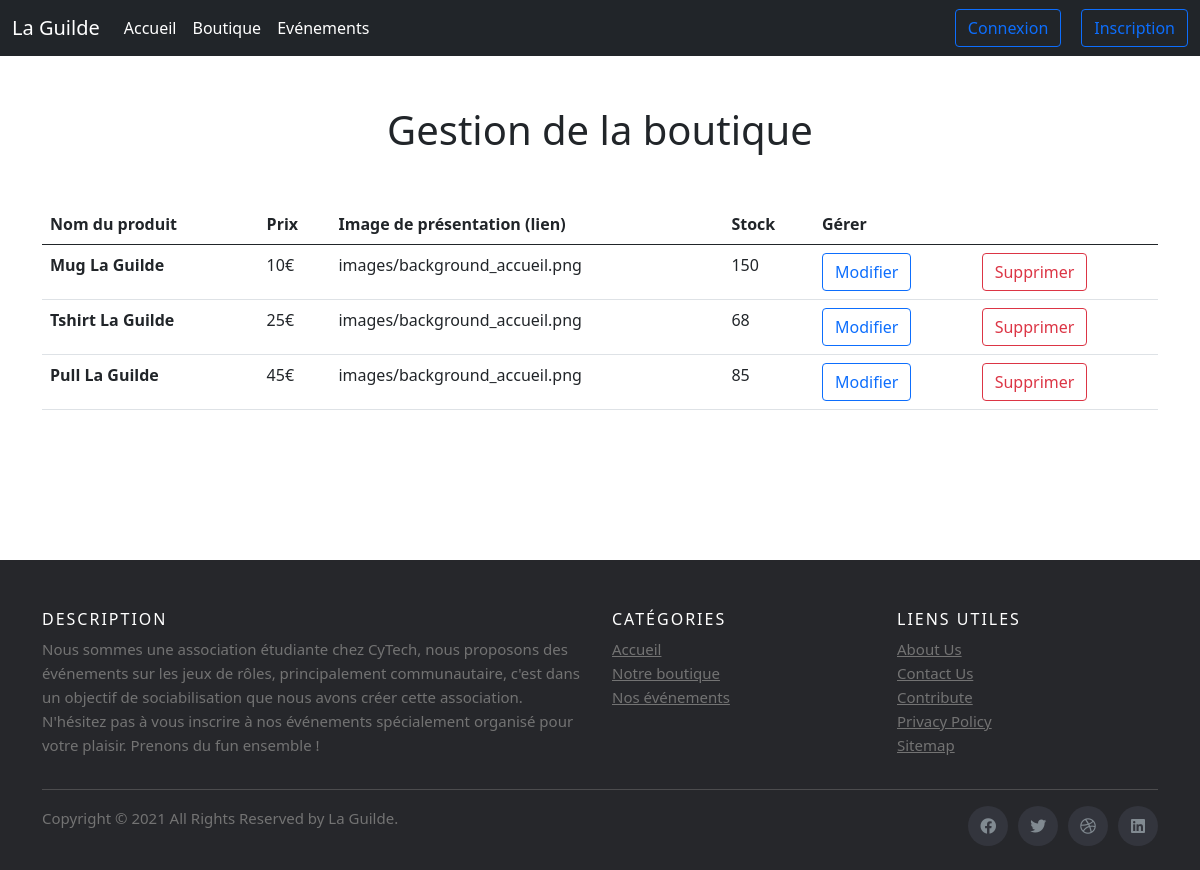
Before: /gestionBoutique.php with the older database file.
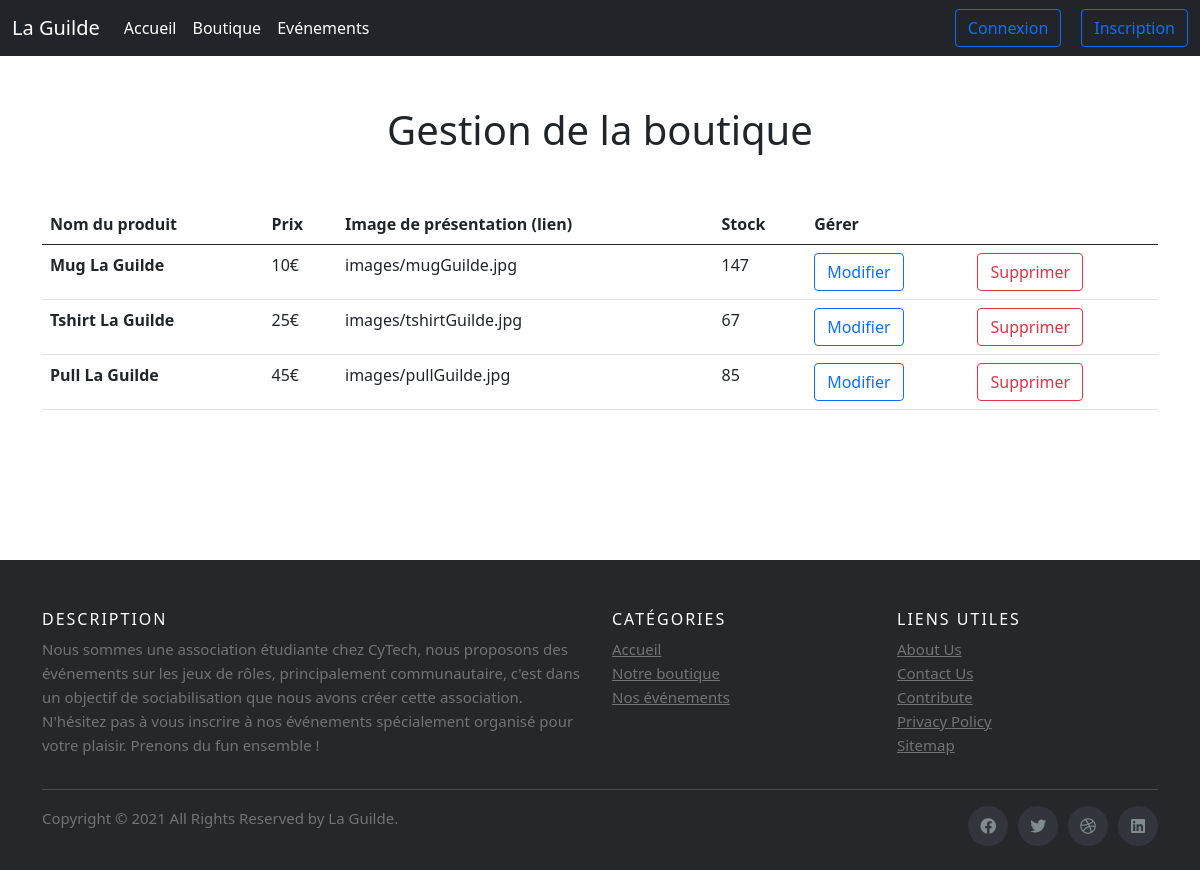
After: the same page with the newer database file.
### tables this page shows
CREATE TABLE IF NOT EXISTS `produit` (
  `id` int(100) NOT NULL AUTO_INCREMENT,
  `nom` varchar(100) NOT NULL,
  `prix` int(10) NOT NULL,
  `stock` int(10) NOT NULL,
  `lien_image` varchar(100) DEFAULT NULL,
  PRIMARY KEY (`id`)
);

### gestionBoutique.php (the view, shortened to what this page needs)
<?php
            require("function.php");
	 		$servname = 'localhost';
            $dbname = 'projetinfo1';
            $user = 'root';
            $pass = '';
            try{
                $dbco = new PDO("mysql:host=$servname;dbname=$dbname", $user, $pass);
                $dbco->setAttribute(PDO::ATTR_ERRMODE, PDO::ERRMODE_EXCEPTION);
            }
            catch(PDOException $e){
              echo "Erreur : " . $e->getMessage();
            }
            $sql = 'SELECT * FROM produit';
            $query = $dbco->prepare($sql);
            $query->execute();
            $Reponse = $query->fetchAll();
            $sql1 = 'SELECT id FROM produit';
            $query1 = $dbco->prepare($sql1);
            $query1->execute();
            $Reponse1 = $query1->fetchAll();
            ?>
<!DOCTYPE html>
<html>
  <head>
    <link href="https://cdn.jsdelivr.net/npm/bootstrap@5.0.1/dist/css/bootstrap.min.css" rel="stylesheet">
    <link rel="stylesheet" type="text/css" href="css/accueil.css">
    <link rel="stylesheet" type="text/css" href="css/footer.css">
	<link rel="stylesheet" href="https://use.fontawesome.com/releases/v5.15.3/css/all.css">
  </head>
  <body>
<?php include 'menu.php'; ?>
<form action="gestionBoutique.php" method="POST">
    <div class="container" style="margin-bottom: 150px;">
        <div class="row justify-content-center">
            <h1 class="text-center title-top"> Gestion de la boutique </h1>
        </div>
        <div>
            <table class="table">
                <thead>
                    <tr>
                    <th scope="col">Nom du produit</th>
                    <th scope="col">Prix</th>
                    <th scope="col">Image de présentation (lien)</th>
                    <th scope="col">Stock</th>
                    <th colspan="2">Gérer</th>
                    </tr>
                </thead>
                <tbody>
                <?php
                    for($i=0 ; $i <= $nbElement = count($Reponse1) ; $i++) {
                        if(isset($Reponse1[$i])) { ?>
                            <tr>
                            <th scope="row"><?php echo($Reponse[$i]['nom']); ?></th>
                            <td><?php echo($Reponse[$i]['prix']); ?>€</td>
                            <td><?php echo($Reponse[$i]['lien_image']); ?></td>
                            <td><?php echo($Reponse[$i]['stock']); ?></td>
                            <td><button type="button" class="btn btn-outline-primary">Modifier</button></td>
                            <td><button type="button" name="<?php echo ($Reponse[$i]['id'])?>" class="btn btn-outline-danger">Supprimer</button></td>
                            </tr>
                        <?php }
                    }
                    ?>
                </tbody>
            </table>
        </div>
    </div>
</form>
<?php include 'footer.php' ?>
</body>
</html>

Changed rows visible on the page:
changed produit "Mug La Guilde": lien_image "images/background_accueil.png" → "images/mugGuilde.jpg"; stock "150" → "147"
changed produit "Tshirt La Guilde": lien_image "images/background_accueil.png" → "images/tshirtGuilde.jpg"; stock "68" → "67"
changed produit "Pull La Guilde": lien_image "images/background_accueil.png" → "images/pullGuilde.jpg"
